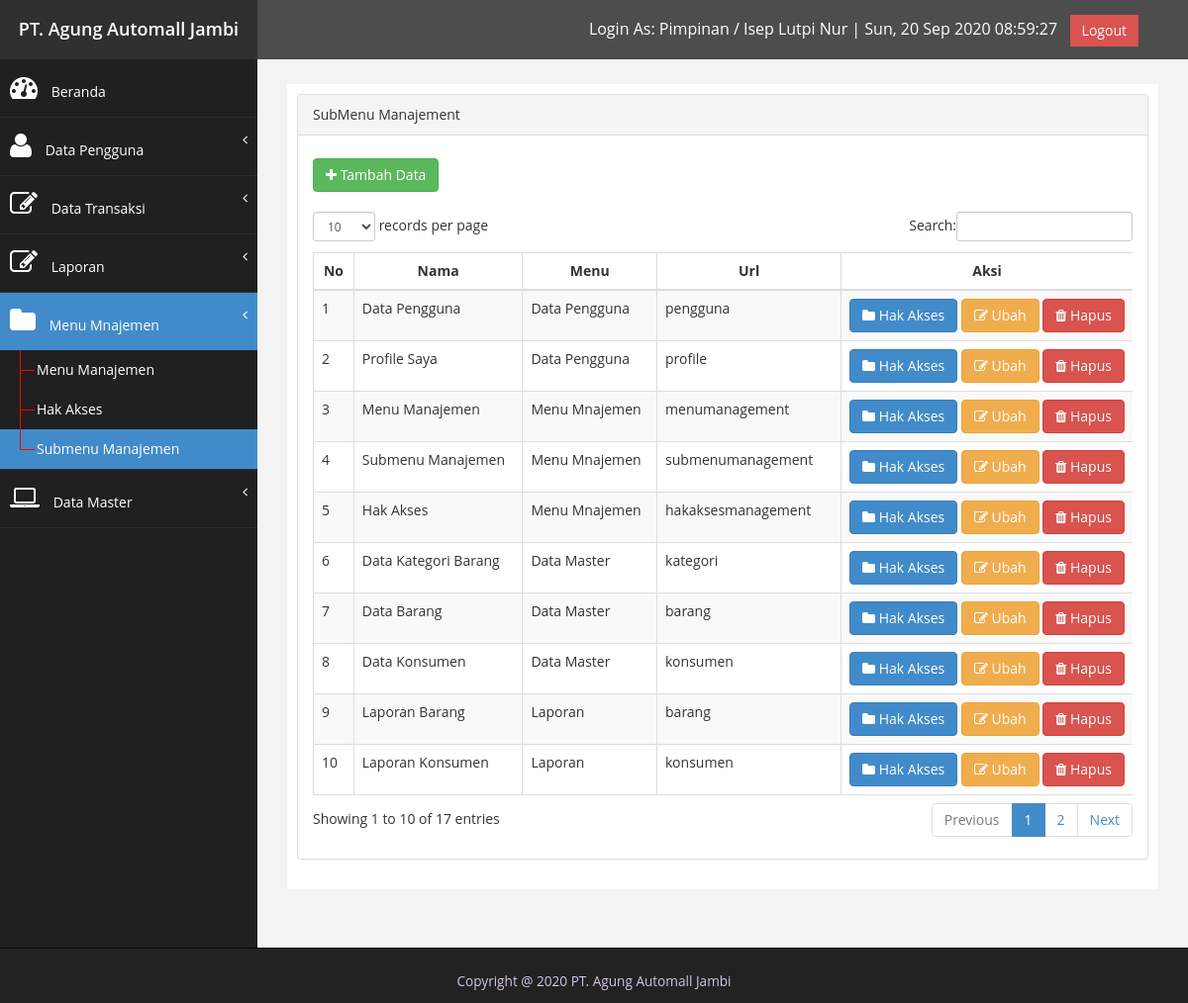
/index.php?page=menumanagement&submenu=submenumanagement (signed in), run on the app's committed database.
### tables this page shows
CREATE TABLE `tb_user_menu_access` (
  `id` int(11) NOT NULL,
  `menu_id` int(11) NOT NULL,
  `id_user_level` int(11) NOT NULL
);

CREATE TABLE `tb_user_menu` (
  `user_menu_id` int(11) NOT NULL,
  `menu_title` varchar(128) NOT NULL,
  `icon` varchar(255) NOT NULL,
  `menu_url` varchar(50) NOT NULL
);

CREATE TABLE `tb_user_sub_menu_access` (
  `id` int(11) NOT NULL,
  `sub_menu_id` int(11) NOT NULL,
  `id_user_level` int(11) NOT NULL
);

CREATE TABLE `tb_user_sub_menu` (
  `id` int(11) NOT NULL,
  `menu_id` int(11) NOT NULL,
  `title` varchar(128) NOT NULL,
  `sub_menu_url` varchar(50) NOT NULL,
  `file` varchar(255) NOT NULL
);

### function.php (called while the page is built, shortened)
<?php
$koneksi = new mysqli("localhost", "root", "", "db_pos_bengkel");
function query($query)
{
	global $koneksi;
	$result = mysqli_query($koneksi, $query);
	if ($result) {
		if ($result->num_rows > 0) {
			$rows = [];
			while ($row = mysqli_fetch_array($result, MYSQLI_ASSOC)) {
				$rows[] = $row;
			}
			return $rows;
		} else return false;
	} else return false;
}

### page/menu_management/submenu_management/display.php (the view)
<?php
$querybuilder = "SELECT * FROM
                tb_user_sub_menu
                INNER JOIN tb_user_menu
                ON tb_user_sub_menu.menu_id = tb_user_menu.user_menu_id";
$data = query($querybuilder);
?>
<div class="panel panel-default">
    <div class="panel-heading">
        SubMenu Manajement
    </div>
    <div class="panel-body">
        <div class="row">
            <div class="container-fluid">
                <div class="col"><a href="<?= $_baseurl; ?>&aksi=tambah" class="btn btn-success" style="margin-top: 8px;"><i class="fa fa-plus"></i> Tambah Data</a></div>
                <br>
            </div>
        </div>
        <div class="row">
            <div class="col">
                <div class="container-fluid">
                    <div class="table-responsive">
                        <table class="table table-striped table-bordered table-hover" id="dataTables-example">
                            <thead>
                                <tr>
                                    <th style="text-align:center" width="25px">No</th>
                                    <th style="text-align:center">Nama</th>
                                    <th style="text-align:center">Menu</th>
                                    <th style="text-align:center">Url</th>
                                    <th style="text-align:center" width="200px">Aksi</th>
                                </tr>
                            </thead>
                            <tbody>
                                <?php $nomor = 0;
                                foreach ($data as $d) : ?>
                                    <tr>
                                        <td><?= ++$nomor; ?></td>
                                        <td style="white-space:nowrap"><?= $d['title']; ?></td>
                                        <td style="white-space:nowrap"><?= $d['menu_title']; ?></td>
                                        <td style="white-space:nowrap"><?= $d['sub_menu_url']; ?></td>
                                        <td style="white-space:nowrap">
                                            <a href="<?= $_baseurl; ?>&aksi=hakakses&id=<?= $d['id']; ?>" class="btn btn-primary"><i class="fa fa-folder"></i> Hak Akses</a>
                                            <a href="<?= $_baseurl; ?>&aksi=ubah&id=<?= $d['id']; ?>" class="btn btn-warning"><i class="fa fa-edit"></i> Ubah</a>
                                            <a onclick="return confirm('Anda yakin ingin menghapus?')" href="<?= $_baseurl; ?>&aksi=hapus&id=<?= $d['id']; ?>" class="btn btn-danger"><i class="fa fa-trash"></i> Hapus</a>
                                        </td>
                                    </tr>
                                <?php endforeach; ?>
                            </tbody>
                        </table>
                    </div>
                </div>
            </div>
        </div>
    </div>
</div>

### index.php (shortened to what this page needs)
<?php
include "function.php";
$tools['page_title'] = "PT. Agung Automall Jambi";
$tools['developer'] = true;
if (isset($_GET['page'])) $page = $_GET['page'];
else $page = "";
if (isset($_GET['submenu'])) $submenu = $_GET['submenu'];
else $submenu = "";
$_baseurl = '?page=' . $page . '&submenu=' . $submenu;
$level        = $_SESSION['user']['level'];
$display_page = "home.php";
$menus        = query("SELECT * FROM tb_user_menu_access
        INNER JOIN tb_user_menu
        ON    tb_user_menu_access.menu_id       = tb_user_menu.user_menu_id
        WHERE tb_user_menu_access.id_user_level = '$level'
");
if ($menus) {
    for ($i = 0; $i < count($menus); $i++) {
        $id = $menus[$i]['menu_id'];
        $menus[$i]['sub_menu'] = query("SELECT * FROM tb_user_sub_menu_access
            INNER JOIN tb_user_sub_menu
            ON    tb_user_sub_menu_access.sub_menu_id   = tb_user_sub_menu.id
            WHERE tb_user_sub_menu_access.id_user_level = '$level'
            AND tb_user_sub_menu.menu_id='$id'
        ");
        $menus[$i]['active'] = false;
        if ($menus[$i]['sub_menu']) {
            for ($j = 0; $j < count($menus[$i]['sub_menu']); $j++) {
                $menus[$i]['sub_menu'][$j]['url_act'] = "?page=" . $menus[$i]['menu_url'] . "&submenu=" . $menus[$i]['sub_menu'][$j]['sub_menu_url'];
                if ($menus[$i]['menu_url'] . $menus[$i]['sub_menu'][$j]['sub_menu_url'] == ($page . $submenu)) {
                    $display_page                 = $menus[$i]['sub_menu'][$j]['file'];
                    $menus[$i]['sub_menu'][$j]['active'] = true;
                    $menus[$i]['active']                 = true;
                } else {
                    $menus[$i]['sub_menu'][$j]['active'] = false;
                }
            }
            $menus[$i]['visible'] = true;
        } else {
            $menus[$i]['visible'] = false;
            $menus[$i]['active'] = false;
        }
    }
}
?>
<!DOCTYPE html>
<html xmlns="http://www.w3.org/1999/xhtml">
<head>
    <link href="assets/css/bootstrap.css" rel="stylesheet" />
    <link href="assets/css/font-awesome.css" rel="stylesheet" />
    <link href="assets/css/custom.css" rel="stylesheet" />
    <link href="assets/js/dataTables/dataTables.bootstrap.css" rel="stylesheet" />
</head>
<body>
    <div id="wrapper">
        <nav class="navbar navbar-default navbar-cls-top " role="navigation" style="margin-bottom: 0">
            <div class="navbar-header">
                <div class="navbar-bg text-tengah">
                    <a class="navbar-merek" href="index.php"><?= $tools['page_title']; ?></a>
                </div>
            </div>
            <div style="color: white; padding  : 15px 50px 5px 50px;float    : right; font-size: 16px;">
                <span>Login As: <?= $_SESSION['user']['level_title']; ?> / <?= $_SESSION['user']['nama']; ?> |</span>
                <span id="clockTopbar"></span> &nbsp;
                <a href="logout.php" class="btn btn-danger square-btn-adjust">Logout</a>
            </div>
        </nav>
        <nav class="navbar-default navbar-side" role="navigation">
            <div class="sidebar-collapse">
                <ul class="nav" id="main-menu">
                    <li>
                        <?php
                        if ($page === "") echo '<a href="index.php" class="bg-primary"><i class="fa fa-dashboard fa-2x"></i> Beranda</a>';
                        else echo '<a href="index.php"><i class="fa fa-dashboard fa-2x"></i> Beranda</a>';
                        ?>
                    </li>
                    <?php if ($menus) {
                        foreach ($menus as $menu) {
                            if ($menu['visible']) {
                                echo '<li>';
                                if ($menu['active']) {
                                    echo '
                                <a  href  = "#" class                                        = "bg-primary"><i class = "' . $menu["icon"] . '"></i> ' . $menu["menu_title"] . '<span class = "fa arrow"></span></a>
                                <ul class = "nav nav-second-level collapse in" aria-expanded = "true" style          = "">
                                ';
                                } else {
                                    echo '
                                <a  href  = "#"><i class = "' . $menu["icon"] . '"></i> ' . $menu["menu_title"] . '<span class = "fa arrow"></span></a>
                                <ul class = "nav nav-second-level">
                                ';
                                }
                                if ($menu['sub_menu']) {
                                    foreach ($menu['sub_menu'] as $nav_submenu) {
                                        if ($nav_submenu['active']) echo '<li><a href="' . $nav_submenu['url_act'] . '" class="bg-primary"></i> ' . $nav_submenu['title'] . '</a></li>';
                                        else  echo '<li><a href="' . $nav_submenu['url_act'] . '"></i> ' . $nav_submenu['title'] . '</a></li>';
                                    }
                                }
                                echo '</ul>';
                                echo '</li>';
                            }
                        }
                    } ?>
                </ul>
            </div>
        </nav>
        <div id="page-wrapper">
            <div id="page-inner">
                <div class="row">
                    <div class="col-md-12">
                        <?php
                        if (file_exists($display_page)) include $display_page;
                        else include "page/error.php";
                        ?>
                    </div>
                </div>
            </div>
        </div>
    </div>
    <div class="navbar navbar-inverse navbar-fixed-bottom footer-bottom">
        <div class="container text-center">
            <p class="text-center" style="color: #D1C4E9;"><small>Copyright @ 2020 <?= $tools['page_title']; ?></p>
        </div>
</body>
</html>

### assets/css/custom.css (style rules this page uses)
body { font-family: 'Open Sans', sans-serif; }
#wrapper { width: 100%; background:#202020; }
#page-wrapper { padding: 15px 15px; min-height: 600px; background:#F3F3F3; }
#page-inner { width:100%; margin:10px 20px 10px 0px; background-color:#fff!important; padding:10px; margin-bottom: 100px; }
.text-center { text-align:center; }
.square-btn-adjust { border: 0px solid transparent; -webkit-border-radius: 0px; -moz-border-radius: 0px; border-radius: 0px; }
p { font-size:16px; line-height:25px; padding-top:20px; }
.arrow { float: right; }
.fa.arrow:before { content: "\f104"; }
.nav-second-level li, .nav-third-level li { border-bottom: none !important; }
.nav-second-level li a { padding-left: 37px; }
.sidebar-collapse , .sidebar-collapse .nav { background:none; }
.sidebar-collapse .nav { padding:0; }
.sidebar-collapse .nav > li > a { color:#fff; text-shadow:none; }
.sidebar-collapse > .nav > li > a { padding:15px 10px; }
.sidebar-collapse > .nav > li { border-bottom: 1px solid rgba(107, 108, 109, 0.19); }
.nav-second-level > li > a:before , .nav-third-level > li > a:before { content:""; display:block; position:absolute; left:20px; width:15px; height:1px; background:#ff0000; top:20px; }
.nav-second-level > li > a:after, .nav-third-level > li > a:after { content:""; display:block; position:absolute; left:20px; width:1px; height:100%; background:#ff0000; top:0px; z-index:10; }
.nav-second-level > li:last-child > a:after, .nav-third-level > li:last-child > a:after { height:50%; }
.navbar-side { border:none; background-color: #202020; }
.navbar-cls-top { background:#4D4D4D; border-bottom:none; }
.navbar-default { border:0px solid black; }
.navbar-header { background: #A70303; }
.nav > li > a > i { margin-right:10px; }
@media (min-width:768px) { #page-wrapper { margin: 0 0 0 260px; padding: 15px 30px; } }
@media (min-width:768px) { .navbar-side { z-index: 1; position: absolute; width: 260px; } }
@media (min-width:768px) { .navbar { border-radius: 0px; } }

### index.php (style rules this page uses)
.navbar-bg { display: flex; justify-content: center; align-items: center; height: 60px; background-color: #303030; width: 260px; }
.navbar-merek { color: #fff; font-size: 18px; font-weight: 600; }

### data on the page
tb_user_menu_access: tb_user_menu.menu_title "Data Pengguna"
tb_user_menu_access: tb_user_menu.menu_title "Data Transaksi"
tb_user_menu_access: tb_user_menu.menu_title "Laporan"
tb_user_menu_access: tb_user_menu.menu_title "Menu Mnajemen"
tb_user_sub_menu_access: tb_user_sub_menu.title "Menu Manajemen"
tb_user_sub_menu_access: tb_user_sub_menu.title "Hak Akses"
tb_user_sub_menu_access: tb_user_sub_menu.title "Submenu Manajemen"
tb_user_menu_access: tb_user_menu.menu_title "Data Master"
tb_user_sub_menu: title "Data Pengguna", tb_user_menu.menu_title "Data Pengguna", sub_menu_url "pengguna"
tb_user_sub_menu: title "Profile Saya", tb_user_menu.menu_title "Data Pengguna", sub_menu_url "profile"
tb_user_sub_menu: title "Menu Manajemen", tb_user_menu.menu_title "Menu Mnajemen", sub_menu_url "menumanagement"
tb_user_sub_menu: title "Submenu Manajemen", tb_user_menu.menu_title "Menu Mnajemen", sub_menu_url "submenumanagement"
tb_user_sub_menu: title "Hak Akses", tb_user_menu.menu_title "Menu Mnajemen", sub_menu_url "hakaksesmanagement"
tb_user_sub_menu: title "Data Kategori Barang", tb_user_menu.menu_title "Data Master", sub_menu_url "kategori"
tb_user_sub_menu: title "Data Barang", tb_user_menu.menu_title "Data Master", sub_menu_url "barang"
tb_user_sub_menu: title "Data Konsumen", tb_user_menu.menu_title "Data Master", sub_menu_url "konsumen"
tb_user_sub_menu: title "Laporan Barang", tb_user_menu.menu_title "Laporan", sub_menu_url "barang"
tb_user_sub_menu: title "Laporan Konsumen", tb_user_menu.menu_title "Laporan", sub_menu_url "konsumen"

### other printed values
$tools['page_title'] "PT. Agung Automall Jambi"
$_SESSION['user']['level_title'] "Pimpinan"
$_SESSION['user']['nama'] "Isep Lutpi Nur"
